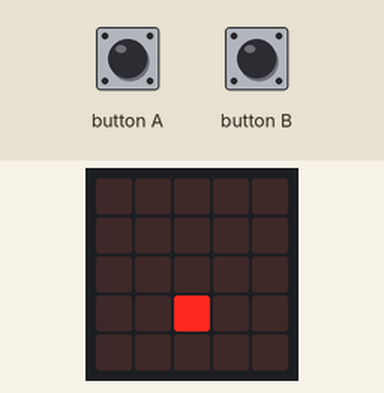
This program was run on a simulated BBC micro:bit (MakeCode). Shown: the board's 5×5 LED display. Inputs (shaded band) come from the test bench.

Above: at 1.26 s.
1.3 s: button A pressed for 0.15 s
At 1.62 s:
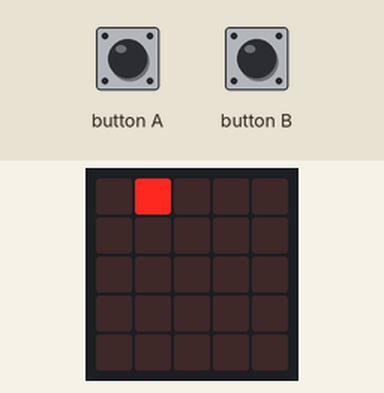
2.0 s: button A pressed for 0.15 s
At 2.22 s:
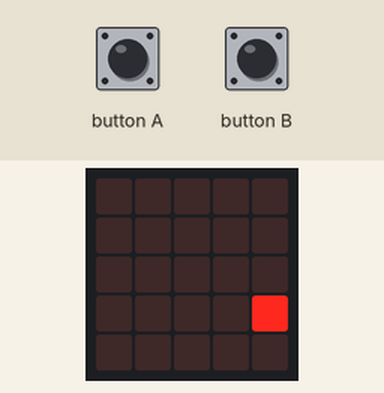
2.7 s: button B pressed for 0.15 s
At 2.94 s:
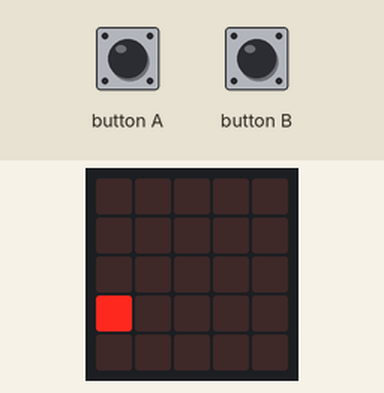
3.4 s: button A pressed for 0.15 s
At 3.66 s:
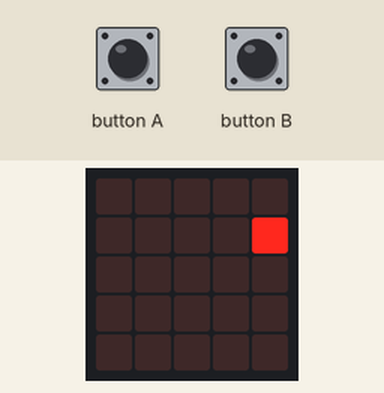
4.1 s: button A pressed for 0.15 s
At 4.38 s:
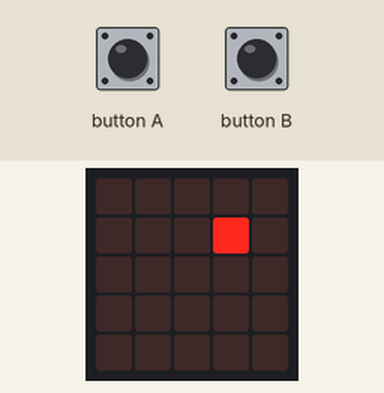

Measured:
- after the input at 1.3 s, the display: first differs from a run without the input after 0.15 s (image 1 shows a later state)
- after the input at 2.0 s, the display: first differs from a run without the input after 0.16 s (image 2)
- after the input at 2.7 s, the display: first differs from a run without the input after 0.18 s (image 3)
- after the input at 3.4 s, the display: first differs from a run without the input after 0.15 s (image 4 shows a later state)
- after the input at 4.1 s, the display: first differs from a run without the input after 0.15 s (image 5 shows a later state)

The program:

main.ts
```typescript
input.onButtonPressed(Button.A, function () {
    led.unplot(posx, posy)
    posx += -1
    if (posx <= 0) {
        posx = 4
    }
    led.plot(posx, posy)
})
input.onButtonPressed(Button.B, function () {
    led.unplot(posx, posy)
    posx += 1
    if (posx >= 4) {
        posx = 0
    }
    led.plot(posx, posy)
})
let posy = 0
let posx = 0
posx = 2
posy = 2
let direction = 1
led.plot(posx, posy)
basic.forever(function () {
    led.unplot(posx, posy)
    posy += direction
    led.plot(posx, posy)
    if (posy >= 4) {
        direction = -1
    } else if (posy <= 0) {
        direction = 1
    }
    basic.pause(100)
})
```

test.ts
```typescript
// les tests vont ici ; cela ne sera pas compilé si ce paquet est utilisé en tant qu'extension.
```
